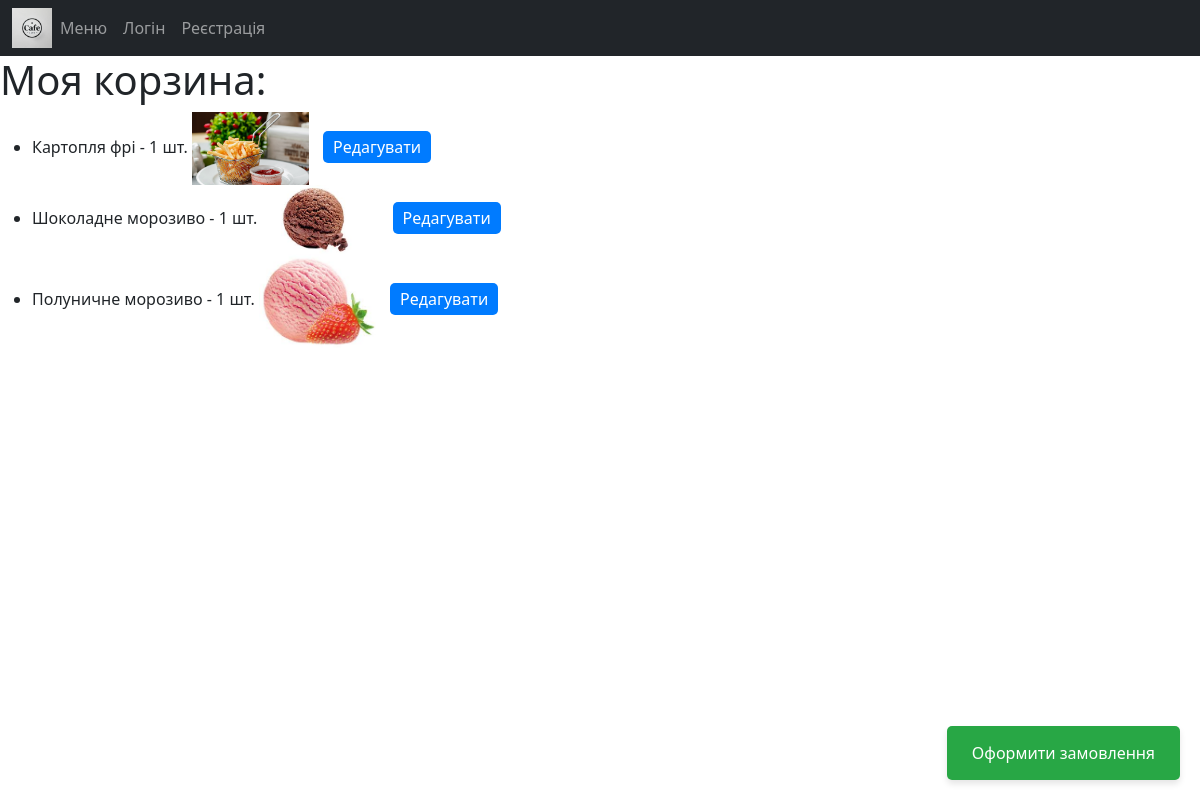
Before: /cart/ with the older database file.
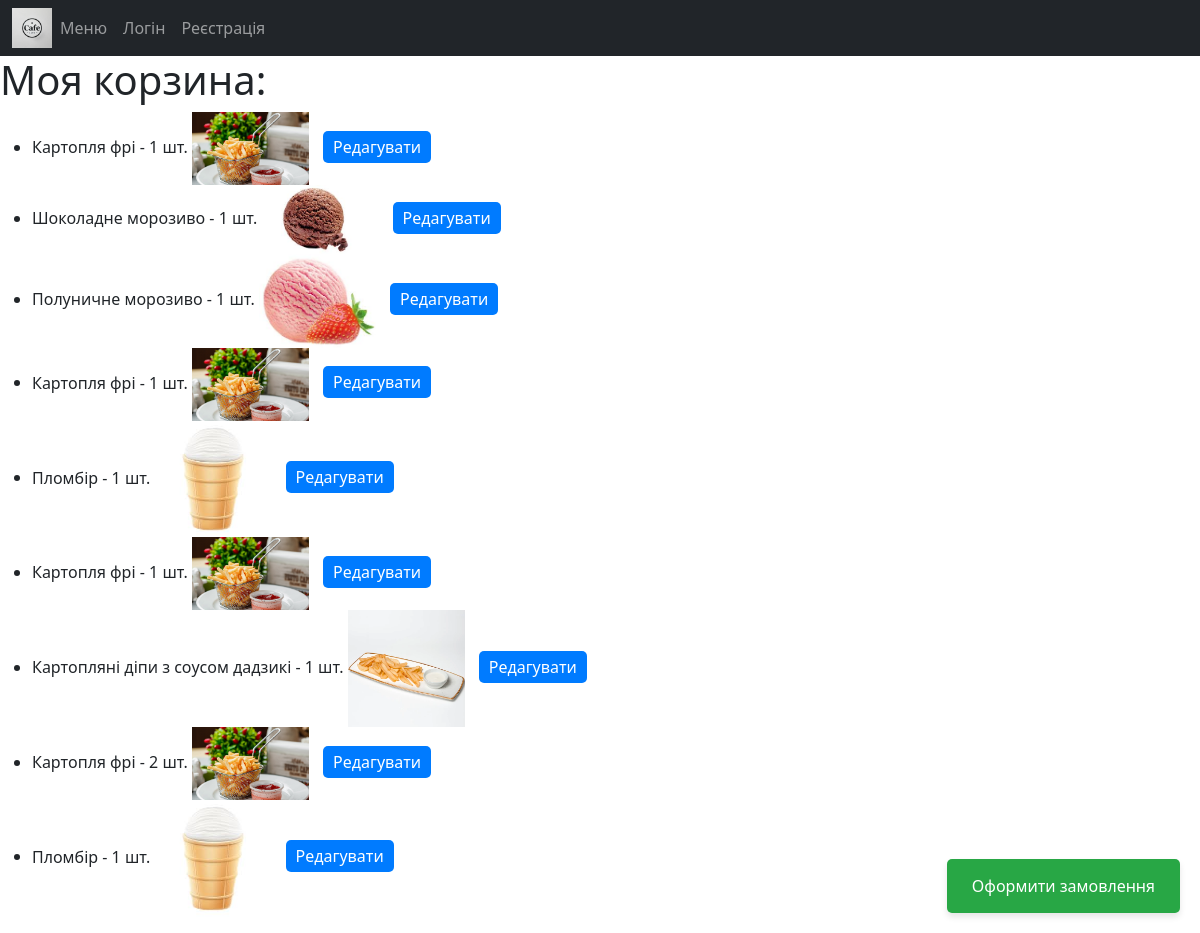
After: the same page with the newer database file.
### cafeApp/models.py (models this page shows, shortened)
class Cart(models.Model):
    user = models.ForeignKey(User, on_delete=models.CASCADE, related_name="carts", null=True, blank=True)
    session_key = models.CharField(max_length=40, null=True, blank=True)  # Додаємо сесію
    dish = models.ForeignKey(Dishes, on_delete=models.CASCADE, related_name="cart_items", null=True, blank=True)
    quantity = models.PositiveIntegerField(default=1)
    status = models.BooleanField(default=True)

class Dishes(models.Model):
    CATEGORY_CHOICES = [
        ('garnish', 'Гарніри'),
        ('dessert', 'Десерти'),
        ('drinks', 'Напої'),
    ]
    name = models.CharField(max_length=100, null=True)
    price = models.DecimalField(max_digits=6, decimal_places=2)
    image = models.ImageField(upload_to="dishes/", null=True)
    category = models.CharField(max_length=20, choices=CATEGORY_CHOICES, default='garnish')

### cafeApp/views.py (the view)
# urls.py: path('cart/', CartView.as_view(), name ='shopping-cart'),
class CartView(ListView):
    model = Cart
    template_name = 'Cart.html'
    context_object_name = 'cart_items'
    def get_queryset(self):
        if self.request.user.is_authenticated:
            return Cart.objects.filter(user=self.request.user, status = True)
        else:
            session_key = self.request.session.session_key
            return Cart.objects.filter(session_key=session_key)

### templates/Cart.html (shortened to what this page needs)
{% extends 'base.html' %}
{% block content %}
    <h1>Моя корзина:</h1>
    <ul>
        {% for item in cart_items %}
            <li>
                {{ item.dish.name }} - {{ item.quantity }} шт.
                {% if item.dish.image %}
                    <img src="{{ item.dish.image.url }}" alt="Card image" style="width:10%">
                {% endif %}
                <a href="{% url 'cafeApp:edit-cart' item.id %}" style="margin-left: 10px; padding: 5px 10px; background: #007bff; color: white; text-decoration: none; border-radius: 5px;">Редагувати</a>
            </li>
        {% empty %}
            <li>Кошик порожній</li>
        {% endfor %}
    </ul>
    {% if cart_items %}
        <a href="{% url 'cafeApp:order-create' %}" class="checkout-button">Оформити замовлення</a>
    {% endif %}
{% endblock %}

### templates/base.html (shortened to what this page needs)
<!DOCTYPE html>
<html lang="en">
<head>
    <link href="https://cdn.jsdelivr.net/npm/bootstrap@5.0.2/dist/css/bootstrap.min.css" rel="stylesheet">
    {% load static %}
    <link rel="stylesheet" href="{% static 'style.css' %}">
</head>
<body>
<nav class="navbar navbar-expand-sm bg-dark navbar-dark">
  <div class="container-fluid">
    <a href="{% url 'cafeApp:main-list' %}">
      <img src="{% static 'images/cafelogo.png' %}" alt="" style="cursor: pointer;" width="40" >
    </a>
    <div class="collapse navbar-collapse" id="collapsibleNavbar">
      <ul class="navbar-nav">
        <li class="nav-item">
          <a class="nav-link" href="{% url 'cafeApp:dishes-list' %}" class="btn btn-secondary">Меню</a>
        </li>
        <li class="nav-item">
          {% if not user.is_authenticated %}
            <a class="nav-link" href="{% url 'cafeApp:login'%}">Логін</a>
          {% endif %}
        </li>
        <li class="nav-item">
          {% if not user.is_authenticated %}
            <a class="nav-link" href="{% url 'cafeApp:register' %}">Реєстрація</a>
          {% endif %}
        </li>
      </ul>
    </div>
  </div>
</nav>
    {% block content %}
    {% endblock %}
</body>
</html>

### templates/Cart.html (style rules this page uses)
.checkout-button { position: fixed; bottom: 20px; right: 20px; padding: 15px 25px; background: #28a745; color: white; text-decoration: none; border-radius: 5px; font-size: 16px; box-shadow: 0 4px 6px rgba(0, 0, 0, 0.1); transition: background 0.3s ease; }

Changed rows visible on the page:
added Cart: dish.name "Картопля фрі", quantity "1", dish.image (picture)
added Cart: dish.name "Пломбір", quantity "1", dish.image (picture)
added Cart: dish.name "Картопля фрі", quantity "1", dish.image (picture)
added Cart: dish.name "Картопляні діпи з соусом дадзикі", quantity "1", dish.image (picture)
added Cart: dish.name "Картопля фрі", quantity "2", dish.image (picture)
added Cart: dish.name "Пломбір", quantity "1", dish.image (picture)
